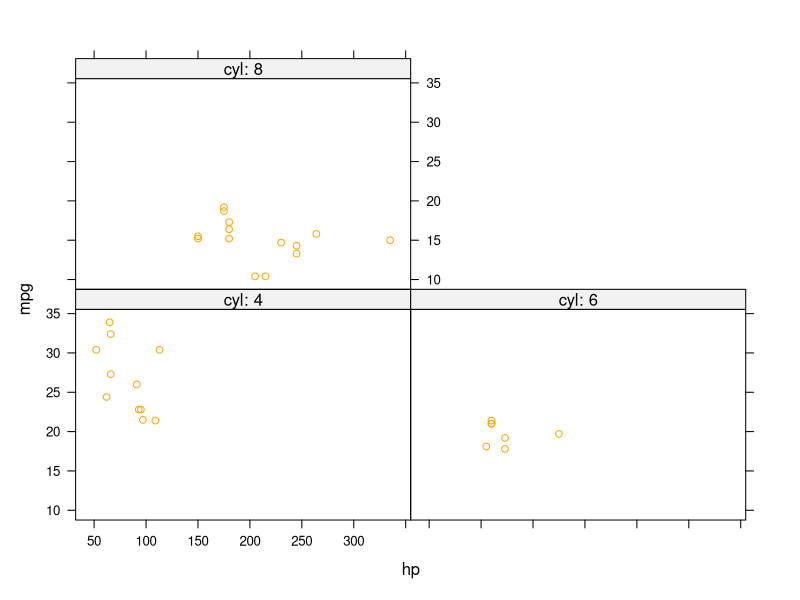

Write the R code that produced this figure.
# author: SC
# project: github tutorial
# ---

# script purpose: make mtcars plots
# ---

# load libraries:
  library(lattice)
# ---

# load data:
  data <- mtcars #dataset to play with
# --
  
# Figure description: miles per gallon by horse power per number of cylinders:
# ---

  xyplot(mpg ~ hp | factor(paste('cyl:',cyl)),
         data = mtcars,
         col = "orange")

# --- end-of-script --- 
##new new new
